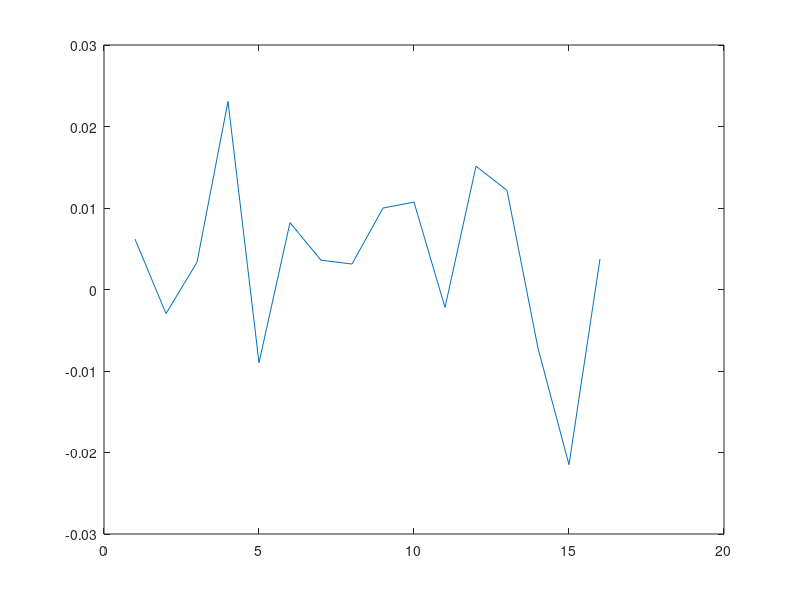
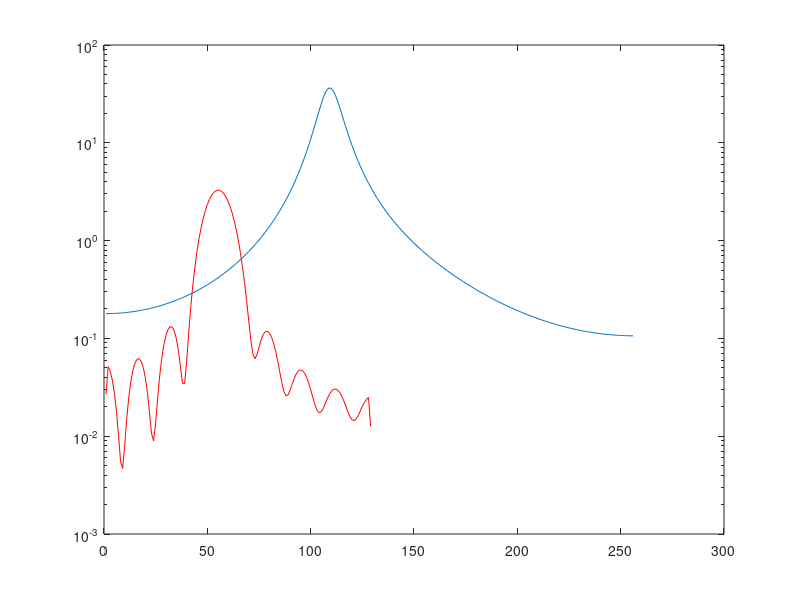

Here is the MATLAB script that generated these plots, in order: (Note: this script raises an error after producing the figures.)
clc
clear all;
clc;
N=16;
%AR mode order estimation
n=[0:N-1];
%generate noise sequence
z=(sqrt(0.0001))*randn(1,N);
figure(1)
plot(z)
figure(2)
hold off
for K = 1:10
z=(sqrt(0.0001))*randn(1,N);
x=cos(0.4*pi*n)+cos(0.45*pi*n)+z;
pxx0=periodogram(x)
semilogy(pxx0,'r')
hold on
pxx1= pyulear(x,4)
semilogy(pxx1)
hold on
pxx2=pcov(x,4)
semilogy(pxx2,'g')
hold on
end